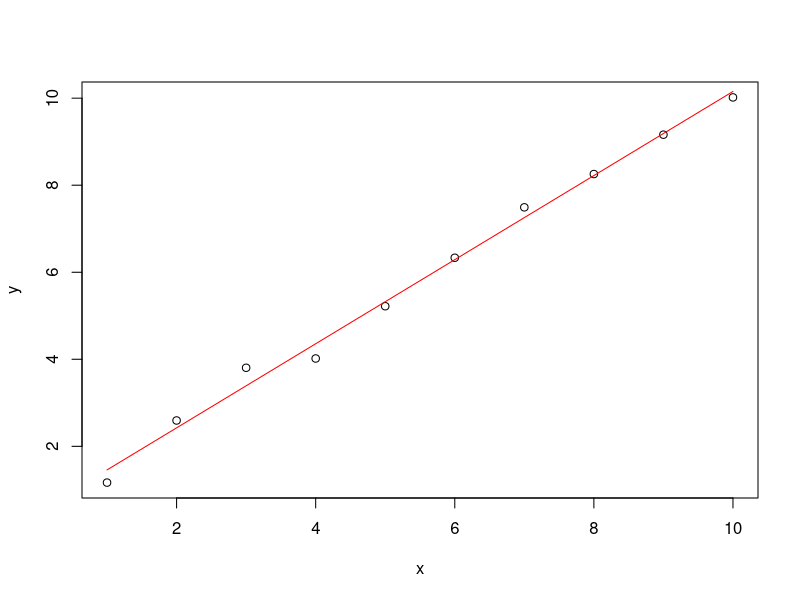
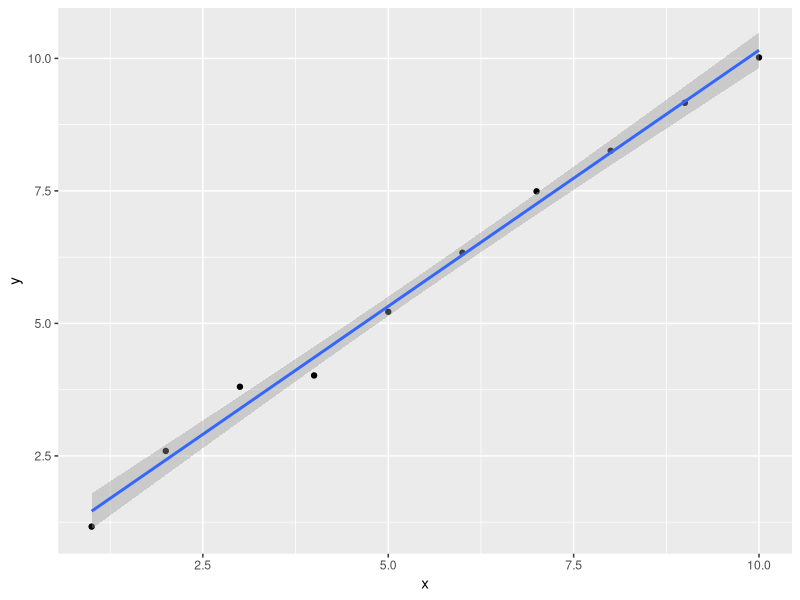

The R source for these figures, in order:

### make an atomic vector

x <- 1:10

### perform operations on a vector with a function to make new vectors

y <- x+runif(length(x))
xy.lm <- lm(y~x)
y.pred <- predict(xy.lm)

### see what a function does with ?



### plot vectors and see output
plot(x,y)
points(x,y.pred,type="l",col="red")


### Install a package
install.packages("ggplot2")

### load library 
library(ggplot2)


### plot a different way after making a data frame
df <- data.frame(x=x,y=y)
ggplot(data=df,aes(x,y))+geom_point()+geom_smooth(method="lm")

### for loop 



